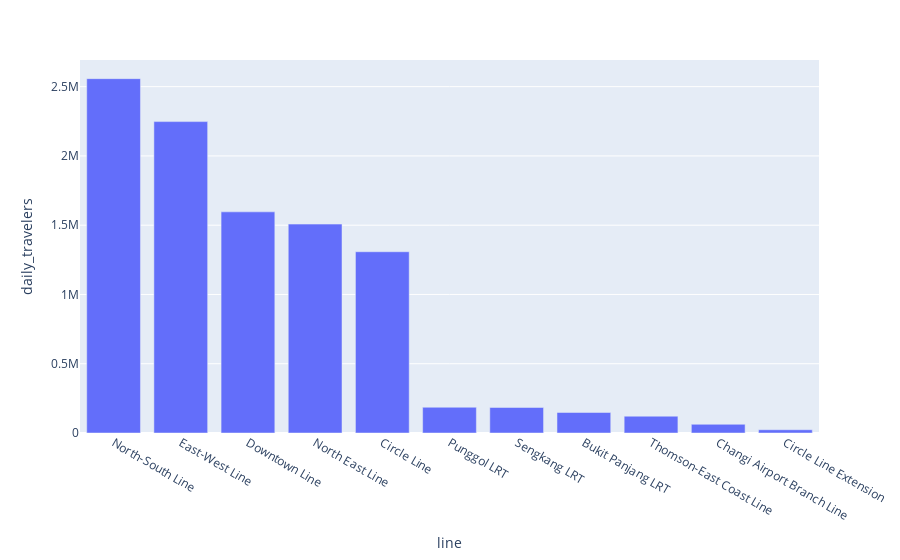

Here is the notebook cell this chart was saved with:
### Code cell
temp_df = pd.DataFrame.from_dict(daily_travelers, orient='index').reset_index(drop=False).rename(columns={'index':'line', 0:'daily_travelers'}).sort_values('daily_travelers', ascending=False, ignore_index=True)
px.bar(temp_df, 'line', 'daily_travelers')

### Figure 1 — Plotly figure (JSON) as saved in the notebook; plotly's stock layout.template omitted (floating-point values rounded to 4 significant figures)
{"data": [{"alignmentgroup": "True", "hovertemplate": "line=%{x}<br>daily_travelers=%{y}<extra></extra>", "legendgroup": "", "marker": {"color": "#636efa", "pattern": {"shape": ""}}, "name": "", "offsetgroup": "", "orientation": "v", "showlegend": false, "textposition": "auto", "type": "bar", "x": ["North-South Line", "East-West Line", "Downtown Line", "North East Line", "Circle Line", "Punggol LRT", "Sengkang LRT", "Bukit Panjang LRT", "Thomson-East Coast Line", "Changi Airport Branch Line", "Circle Line Extension"], "xaxis": "x", "y": [2558000.0, 2248000.0, 1596000.0, 1508000.0, 1308000.0, 185800.0, 184300.0, 148000.0, 121300.0, 62710.0, 23550.0], "yaxis": "y"}], "layout": {"barmode": "relative", "legend": {"tracegroupgap": 0}, "margin": {"t": 60}, "xaxis": {"anchor": "y", "domain": [0, 1], "title": {"text": "line"}}, "yaxis": {"anchor": "x", "domain": [0, 1], "title": {"text": "daily_travelers"}}}}
